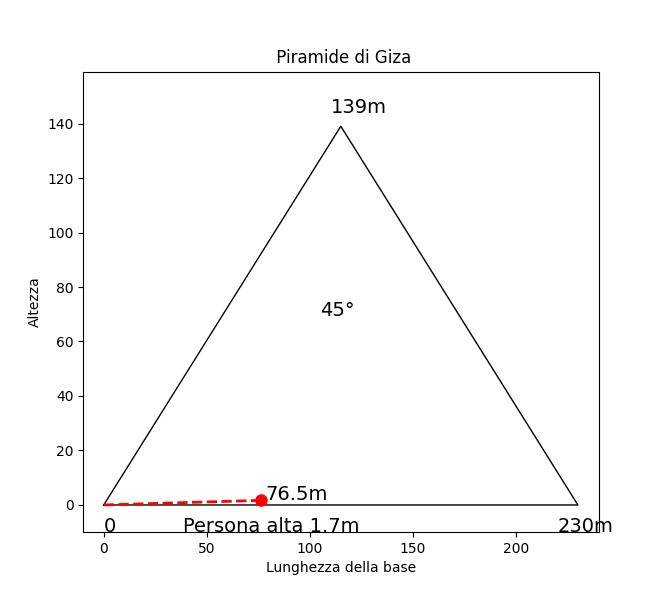

This figure's Python source:
'''
programma Python per calcolare l'altezza di una piramide utilizzando l'ombra proiettata da una persona alta 170cm, e una rappresentazione grafica
la lunghezza dell'ombra (76.5 metri), l'altezza della persona (1.7 metri) e l'angolo formato dal sole e la verticale (45 gradi). Questi dati vengono poi passati alla funzione calculate_height per calcolare l'altezza della Piramide di Giza. Infine, il programma stampa il risultato arrotondato a due cifre decimali.



'''
import math
import matplotlib.pyplot as plt
import numpy as np

def calculate_height(shadow_length, person_height, angle):
    """
    Calcola l'altezza della Piramide di Giza a partire dalla lunghezza dell'ombra proiettata da una persona alta person_height
    e dall'angolo formato dalla direzione del sole e la verticale.
    """
    angle = math.radians(angle)
    height = shadow_length * 139 / (shadow_length * math.tan(angle) + person_height)
    return height

if __name__ == '__main__':
    # Dati noti
    shadow_length = 76.5 # in metri
    person_height = 1.7 # in metri
    angle = 45 # in gradi

    # Calcola l'altezza della Piramide di Giza
    height = calculate_height(shadow_length, person_height, angle)
    print(f"L'altezza della Piramide di Giza è di circa {height:.2f} metri.")

    # Rappresenta graficamente la Piramide di Giza e l'altezza della persona
    fig, ax = plt.subplots(figsize=(10, 10))

    # Disegna la piramide
    base = 230
    height = 139
    ax.plot([0, base, base/2, 0], [0, 0, height, 0], 'k-', lw=1)

    # Disegna l'ombra della persona
    ax.plot([0, shadow_length], [0, person_height], 'r--', lw=2)
    ax.plot([shadow_length], [person_height], 'ro', markersize=8)

    # Disegna il cono d'ombra
    shadow_angle = math.atan(person_height / shadow_length)
    shadow_height = height * shadow_length / (shadow_length * math.tan(angle) - height * math.tan(shadow_angle))
    shadow_width = shadow_height * shadow_length / person_height
    shadow = plt.Circle((shadow_width, 0), shadow_height, color='black', alpha=0.2)
    ax.add_artist(shadow)

    # Aggiunge etichette e titoli
    ax.text(shadow_length+2, person_height, f'{shadow_length:.1f}m', fontsize=14)
    ax.text(base/2-5, height+5, f'{height}m', fontsize=14)
    ax.text(0, -10, '0', fontsize=14)
    ax.text(base-10, -10, f'{base}m', fontsize=14)
    ax.text(base/2-10, height/2, f'{angle}°', fontsize=14)
    ax.text(shadow_length/2, -10, f'Persona alta {person_height}m', fontsize=14)
    ax.set_xlabel('Lunghezza della base')
    ax.set_ylabel('Altezza')

    # Limiti degli assi
    ax.set_xlim(-10, base+10)
    ax.set_ylim(-10, height+20)

    # Aggiunge il cono d'ombra
    x_shadow = np.linspace(shadow_width-shadow_height, shadow_width+shadow_height, 100)
    y_shadow = np.linspace(-shadow_height, shadow_height, 100)
    X_shadow, Y_shadow = np.meshgrid(x_shadow, y_shadow)
    R_shadow = (X_shadow-shadow_width)**2

    plt.title(' Piramide di Giza')
    plt.show()
